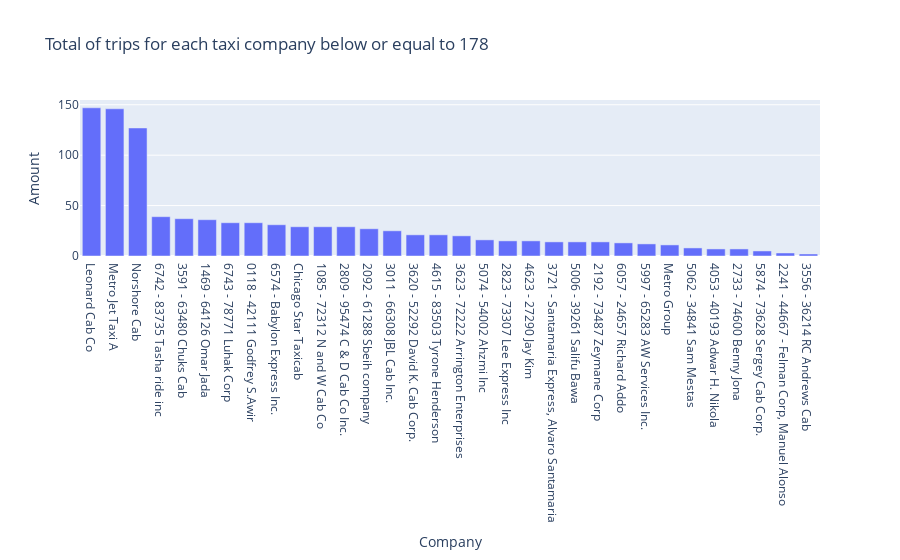

Notebook code cell kept with this figure:
### Markdown cell above
Above we have a histogram where we can determine the following:  
- Most taxi companies had a performance below 500 trips;
- Only 1 company had a performance close to 20000.

Let's check a bar graph using our median discovered in our boxpot.:

### Code cell
# Taxi Companies
trips_amount_bar_by_box = px.bar(trips_amount[trips_amount['trips_amount']<=178],
                          x ='company_name',
                          y ='trips_amount',
                          title = 'Total of trips for each taxi company below or equal to 178')

# Updating x_axis and y_axis titles.
trips_amount_bar_by_box.update_layout(xaxis_title='Company',
                               yaxis_title='Amount')

#Updating the x_axes to show all the companies, instead of the default.
trips_amount_bar_by_box.update_xaxes(tickmode='linear',
                              dtick=1)

### Figure 1 — Plotly figure (JSON) as saved in the notebook; plotly's stock layout.template omitted (floating-point values rounded to 4 significant figures)
{"data": [{"alignmentgroup": "True", "hovertemplate": "company_name=%{x}<br>trips_amount=%{y}<extra></extra>", "legendgroup": "", "marker": {"color": "#636efa", "pattern": {"shape": ""}}, "name": "", "offsetgroup": "", "orientation": "v", "showlegend": false, "textposition": "auto", "type": "bar", "x": ["Leonard Cab Co", "Metro Jet Taxi A", "Norshore Cab", "6742 - 83735 Tasha ride inc", "3591 - 63480 Chuks Cab", "1469 - 64126 Omar Jada", "6743 - 78771 Luhak Corp", "0118 - 42111 Godfrey S.Awir", "6574 - Babylon Express Inc.", "Chicago Star Taxicab", "1085 - 72312 N and W Cab Co", "2809 - 95474 C & D Cab Co Inc.", "2092 - 61288 Sbeih company", "3011 - 66308 JBL Cab Inc.", "3620 - 52292 David K. Cab Corp.", "4615 - 83503 Tyrone Henderson", "3623 - 72222 Arrington Enterprises", "5074 - 54002 Ahzmi Inc", "2823 - 73307 Lee Express Inc", "4623 - 27290 Jay Kim", "3721 - Santamaria Express, Alvaro Santamaria", "5006 - 39261 Salifu Bawa", "2192 - 73487 Zeymane Corp", "6057 - 24657 Richard Addo", "5997 - 65283 AW Services Inc.", "Metro Group", "5062 - 34841 Sam Mestas", "4053 - 40193 Adwar H. Nikola", "2733 - 74600 Benny Jona", "5874 - 73628 Sergey Cab Corp.", "2241 - 44667 - Felman Corp, Manuel Alonso", "3556 - 36214 RC Andrews Cab"], "xaxis": "x", "y": [147, 146, 127, 39, 37, 36, 33, 33, 31, 29, 29, 29, 27, 25, 21, 21, 20, 16, 15, 15, 14, 14, 14, 13, 12, 11, 8, 7, 7, 5, 3, 2], "yaxis": "y"}], "layout": {"barmode": "relative", "legend": {"tracegroupgap": 0}, "title": {"text": "Total of trips for each taxi company below or equal to 178"}, "xaxis": {"anchor": "y", "domain": [0, 1], "dtick": 1, "tickmode": "linear", "title": {"text": "Company"}}, "yaxis": {"anchor": "x", "domain": [0, 1], "title": {"text": "Amount"}}}}
